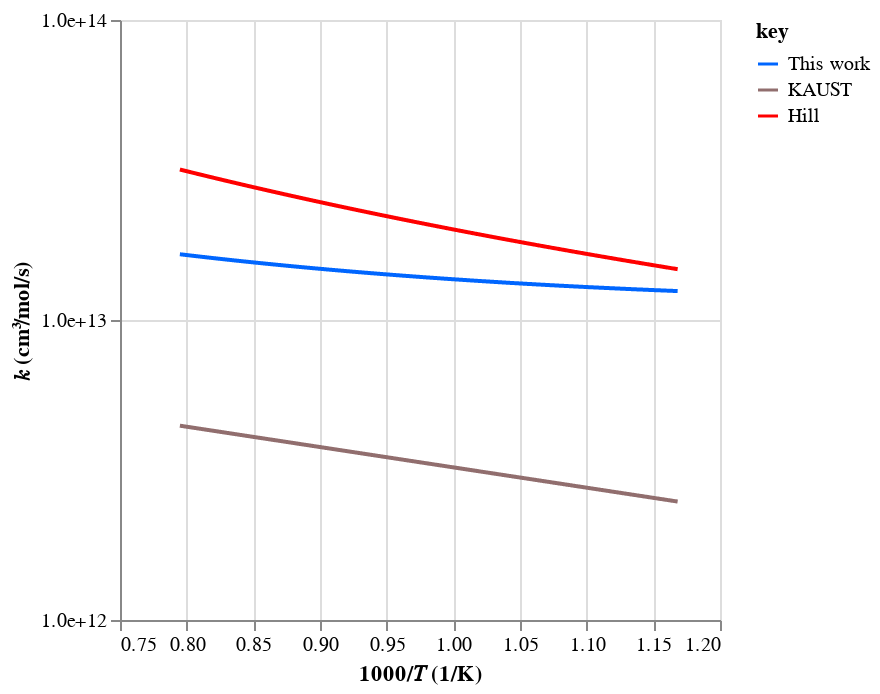
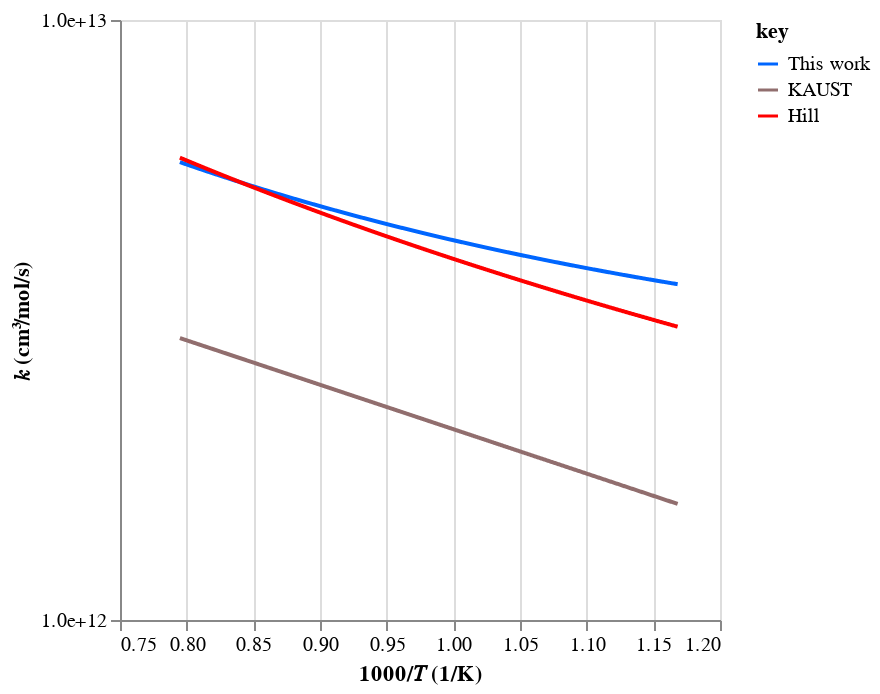
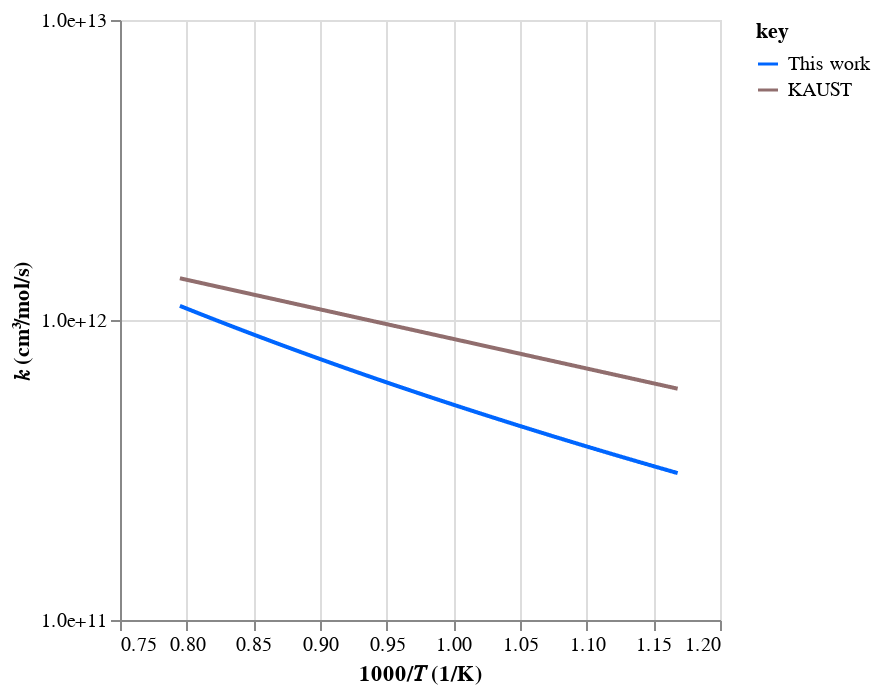

Notebook code for these charts, in order:
### Code cell
T_range=(856, 1258)
T = numpy.linspace(*T_range, 1000)
ks_lst = []
cal_rate_dct = {}

for key in (Key.allyl, Key.alkyl, Key.vinyl):
    print(key)

    cal_rxns = automech.reaction_rate_objects(cal_mech, eq_dct.get(key))
    par_rxns = automech.reaction_rate_objects(par_mech, eq_dct.get(key))
    exp_rate = ac.rate.data.ArrheniusRateFit.model_validate(exp_data_dct.get(key))

    assert len(cal_rxns) == 1, cal_rxns
    (cal_rxn,) = cal_rxns
    cal_rate = cal_rxn.rate
    order = cal_rate.order

    cal_rate_dct[key] = cal_rate
    rates = [cal_rate, exp_rate]
    labels = ["This work", "KAUST"]
    colors = [plot.Color.blue, plot.Color.brown]

    if par_rxns:
        assert len(par_rxns) == 1, par_rxns
        (par_rxn,) = par_rxns
        par_rate = par_rxn.rate
        rates.append(par_rate)
        labels.append("Hill")
        colors.append(plot.Color.red)

    ks = [r(T, P=1) for r in rates]
    ks_lst.append(ks)
    chart = plot.arrhenius(ks=ks, T=T, order=order, labels=labels, colors=colors)

    display(chart)

    chart.save(f"{key}.png", ppi=300)

### Figure 1 — Vega-Lite specification as saved in the notebook (floating-point values rounded to 4 significant figures; data arrays with more than 128 entries replaced by an {"elided": "..."} marker saying what was removed)
{"config": {"view": {"continuousWidth": 300, "continuousHeight": 300}}, "data": {"name": "data-fdf6550422842494f682bd28e6639aeb"}, "mark": {"type": "line"}, "encoding": {"color": {"field": "key", "scale": {"domain": ["This work", "KAUST", "Hill"], "range": ["#0066ff", "#916e6e", "#ff0000"]}, "type": "nominal"}, "x": {"field": "x", "scale": {"zero": false}, "title": "1000/𝑇 (1/K)", "type": "quantitative"}, "y": {"axis": {"format": ".1e", "values": [1000000000000, 10000000000000, 100000000000000, 1000000000000000]}, "field": "value", "scale": {"type": "log"}, "title": "𝑘 (cm³/mol/s)", "type": "quantitative"}}, "transform": [{"fold": ["This work", "KAUST", "Hill"]}], "$schema": "https://vega.github.io/schema/vega-lite/v5.20.1.json", "datasets": {"data-fdf6550422842494f682bd28e6639aeb": {"elided": "1000 records"}}}

### Figure 2 — Vega-Lite specification as saved in the notebook (floating-point values rounded to 4 significant figures; data arrays with more than 128 entries replaced by an {"elided": "..."} marker saying what was removed)
{"config": {"view": {"continuousWidth": 300, "continuousHeight": 300}}, "data": {"name": "data-2dbdb11a9475d3fc83d27dc47e8a5f91"}, "mark": {"type": "line"}, "encoding": {"color": {"field": "key", "scale": {"domain": ["This work", "KAUST", "Hill"], "range": ["#0066ff", "#916e6e", "#ff0000"]}, "type": "nominal"}, "x": {"field": "x", "scale": {"zero": false}, "title": "1000/𝑇 (1/K)", "type": "quantitative"}, "y": {"axis": {"format": ".1e", "values": [1000000000000, 10000000000000, 100000000000000]}, "field": "value", "scale": {"type": "log"}, "title": "𝑘 (cm³/mol/s)", "type": "quantitative"}}, "transform": [{"fold": ["This work", "KAUST", "Hill"]}], "$schema": "https://vega.github.io/schema/vega-lite/v5.20.1.json", "datasets": {"data-2dbdb11a9475d3fc83d27dc47e8a5f91": {"elided": "1000 records"}}}

### Figure 3 — Vega-Lite specification as saved in the notebook (floating-point values rounded to 4 significant figures; data arrays with more than 128 entries replaced by an {"elided": "..."} marker saying what was removed)
{"config": {"view": {"continuousWidth": 300, "continuousHeight": 300}}, "data": {"name": "data-ed2d83f102081bf25e356a5e08e31c1a"}, "mark": {"type": "line"}, "encoding": {"color": {"field": "key", "scale": {"domain": ["This work", "KAUST"], "range": ["#0066ff", "#916e6e"]}, "type": "nominal"}, "x": {"field": "x", "scale": {"zero": false}, "title": "1000/𝑇 (1/K)", "type": "quantitative"}, "y": {"axis": {"format": ".1e", "values": [100000000000, 1000000000000, 10000000000000]}, "field": "value", "scale": {"type": "log"}, "title": "𝑘 (cm³/mol/s)", "type": "quantitative"}}, "transform": [{"fold": ["This work", "KAUST"]}], "$schema": "https://vega.github.io/schema/vega-lite/v5.20.1.json", "datasets": {"data-ed2d83f102081bf25e356a5e08e31c1a": {"elided": "1000 records"}}}
